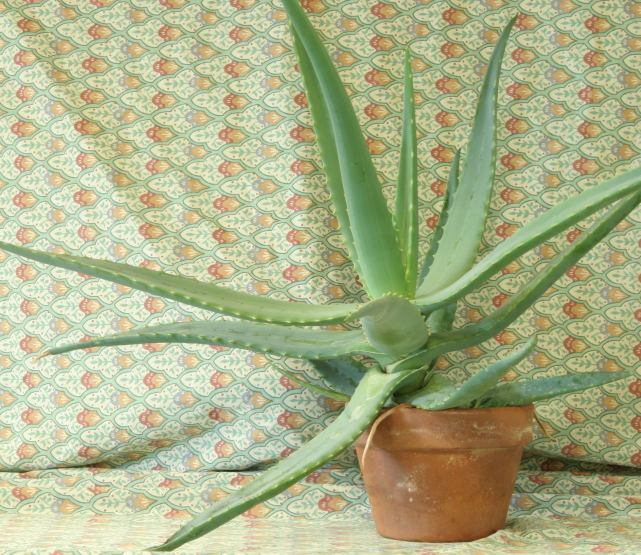
#> input picture aloeL.jpg, 1282 x 1110 px (shown at 1/2 size)
$ python -i Framefilter.py   (imports and definitions only)   (older library calls are emulated)
#> lines starting #> are read from the running program, lines starting #| are printed output that depends on the picture
#> further down, picture is the input picture: shape (1110, 1282, 3); mean B, G, R 136.6, 177.2, 171.2
import numpy as np
from matplotlib import pyplot as plt
import time
import cv2

class Framefilter():
    def __init__(self):
        pass

    # ===========================================================
    #  ++++++++++++++++++++++++++++++++++++++++++++++++++++++++++
    # [11 lines left out: functions color_drop, low_level_enhancements, not called in this run]

    # ===========================================================
    #  ++++++++++++++++++++++++++++++++++++++++++++++++++++++++++
    @staticmethod
    def horizontal_edges_extraction(frame_input):
        frame_output = cv2.Sobel(frame_input, cv2.CV_32F, 0, 1, -1)
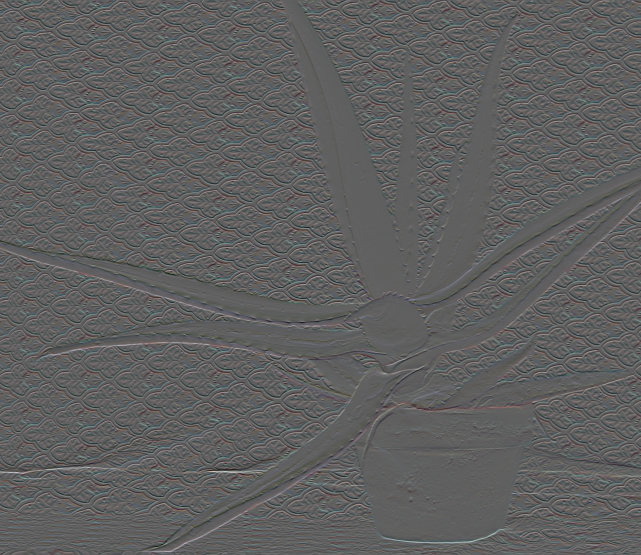
#> frame_output: shape (1110, 1282, 3) float32 (shown at 1/2 size); mean B, G, R 0.3, 0.3, 0.3; drawn with min black and max white
        frame_output = cv2.convertScaleAbs(frame_output)
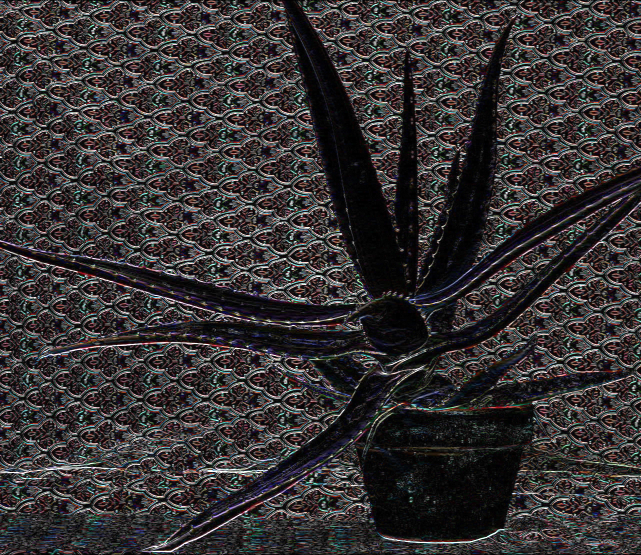
#> frame_output: shape (1110, 1282, 3) (shown at 1/2 size); mean B, G, R 51.2, 50.4, 54.2
        frame_output = cv2.GaussianBlur(frame_output, (3, 3), 0)
        ret, frame_output = cv2.threshold(frame_output, 120, 255, cv2.THRESH_BINARY)
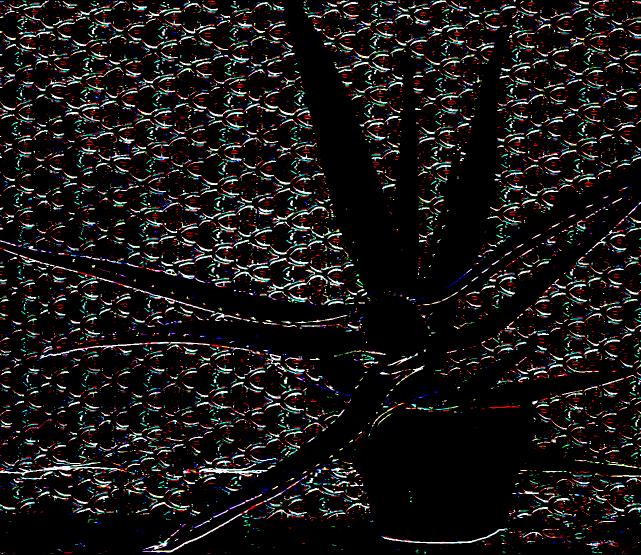
#> frame_output: shape (1110, 1282, 3) (shown at 1/2 size); mean B, G, R 21.4, 21.4, 23.7

        kernel = np.ones((1, 1), np.uint8)
        frame_output = cv2.erode(frame_output, kernel, iterations=1)
        frame_output = cv2.dilate(frame_output, kernel, iterations=2)
        frame_output = cv2.erode(frame_output, kernel, iterations=1)
        frame_output = cv2.dilate(frame_output, kernel, iterations=2)

        return frame_output

    # ===========================================================
    #  ++++++++++++++++++++++++++++++++++++++++++++++++++++++++++
    # [153 lines left out: functions blur, blurSobel, binarize, signature_histogram_generation, plot_line, shift_estimation and 7 more, not called in this run]

# $$$$$$$$$$$$$$$$$$$$$$$$$$$$$$$$$$$$$$$$$$$$$$$$$$$$$$$$$$$$$$$
# $$$$$$$$$$$$$$$$$$$$$$$$$$$$$$$$$$$$$$$$$$$$$$$$$$$$$$$$$$$$$$$
# $$$$$$$$$$$$$$$$$$$$$$$$$$$$$$$$$$$$$$$$$$$$$$$$$$$$$$$$$$$$$$$
# Framefilter.testbench(video_source=2)

>>> import cv2
>>> picture = cv2.imread('aloeL.jpg')
>>> result = Framefilter().horizontal_edges_extraction(picture)

$ run again, on aloeR.jpg
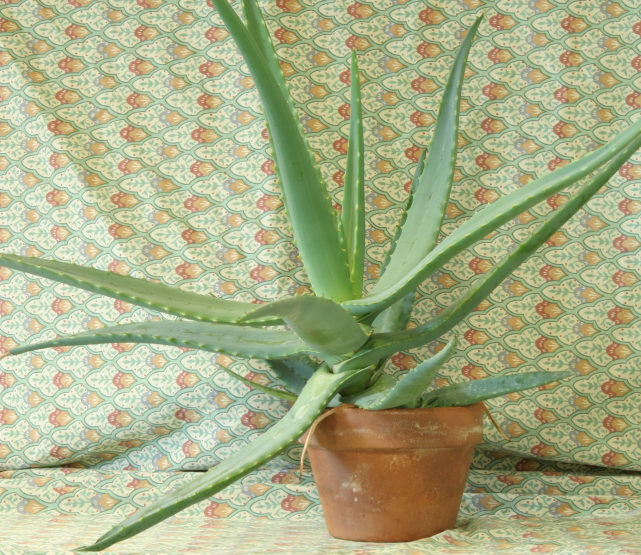
#> input picture aloeR.jpg, 1282 x 1110 px (shown at 1/2 size)
#> picture is the input picture: shape (1110, 1282, 3); mean B, G, R 134.1, 174.2, 168
#> in horizontal_edges_extraction, `frame_output = cv2.convertScaleAbs(frame_output)`:
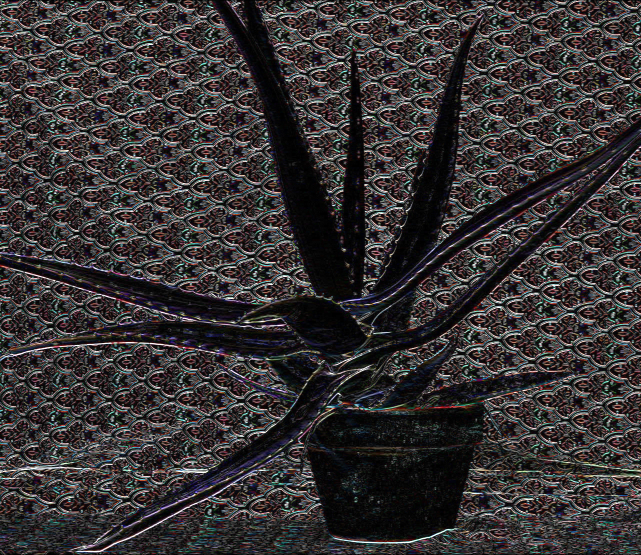
#> frame_output: shape (1110, 1282, 3) (shown at 1/2 size); mean B, G, R 51.6, 50.7, 54.7
#> in horizontal_edges_extraction, `ret, frame_output = cv2.threshold(frame_output, 120, 255, cv2.THRESH_B..`:
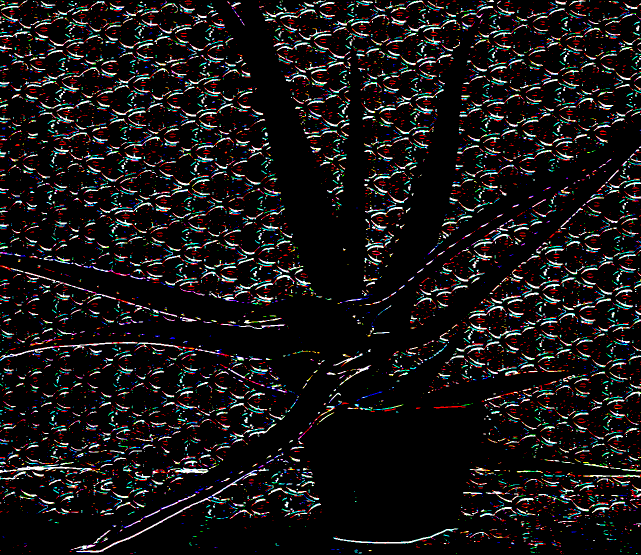
#> frame_output: shape (1110, 1282, 3) (shown at 1/2 size); mean B, G, R 21.7, 21.5, 23.9
